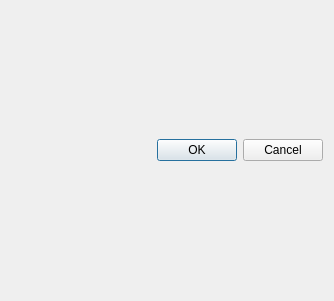
<?xml version="1.0" encoding="UTF-8"?>
<ui version="4.0">
 <class>BatteryInfoDialog</class>
 <widget class="QDialog" name="BatteryInfoDialog">
  <property name="geometry">
   <rect>
    <x>0</x>
    <y>0</y>
    <width>334</width>
    <height>301</height>
   </rect>
  </property>
  <property name="windowTitle">
   <string>Dialog</string>
  </property>
  <layout class="QVBoxLayout" name="verticalLayout">
   <item>
    <widget class="QDialogButtonBox" name="buttonBox">
     <property name="orientation">
      <enum>Qt::Horizontal</enum>
     </property>
     <property name="standardButtons">
      <set>QDialogButtonBox::Cancel|QDialogButtonBox::Ok</set>
     </property>
    </widget>
   </item>
  </layout>
 </widget>
 <resources/>
 <connections>
  <connection>
   <sender>buttonBox</sender>
   <signal>accepted()</signal>
   <receiver>BatteryInfoDialog</receiver>
   <slot>accept()</slot>
   <hints>
    <hint type="sourcelabel">
     <x>248</x>
     <y>254</y>
    </hint>
    <hint type="destinationlabel">
     <x>157</x>
     <y>274</y>
    </hint>
   </hints>
  </connection>
  <connection>
   <sender>buttonBox</sender>
   <signal>rejected()</signal>
   <receiver>BatteryInfoDialog</receiver>
   <slot>reject()</slot>
   <hints>
    <hint type="sourcelabel">
     <x>316</x>
     <y>260</y>
    </hint>
    <hint type="destinationlabel">
     <x>286</x>
     <y>274</y>
    </hint>
   </hints>
  </connection>
 </connections>
</ui>
